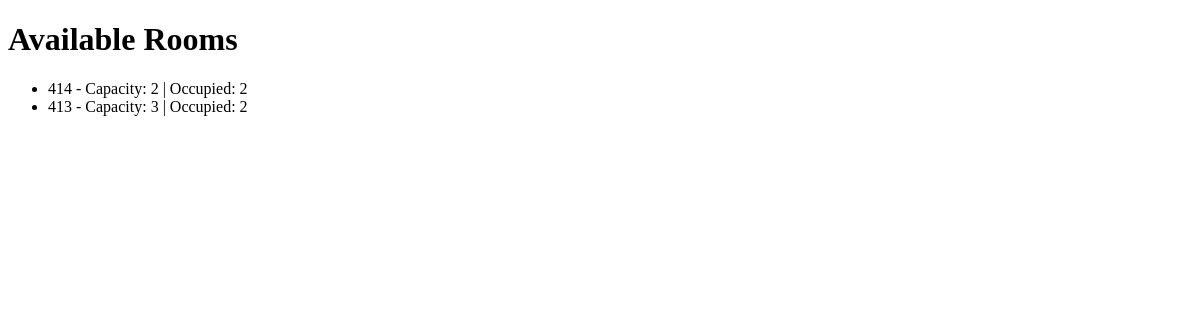
The app's page /, older data.
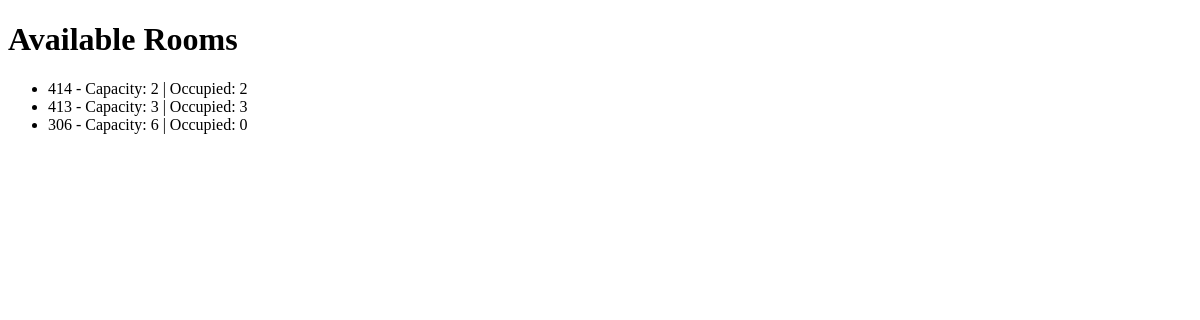
The same page, newer data.
### hostel/models.py (models this page shows, shortened)
class Room(models.Model):
    room_number = models.CharField(max_length=10, unique=True)
    capacity = models.IntegerField()
    occupied = models.IntegerField(default=0)
    issue = models.TextField(blank=True, null=True)

### hostel/views.py (the view)
# urls.py: path('', views.home, name='home'),  # Assuming you have a home view
def home(request):
    rooms = Room.objects.all()
    return render(request, 'hostel/home.html', {'rooms': rooms})

### hostel/templates/hostel/home.html (shortened to what this page needs)
<!DOCTYPE html>
<html>
<head>
</head>
<body>
    <h1>Available Rooms</h1>
    <ul>
        {% for room in rooms %}
            <li>{{ room.room_number }} - Capacity: {{ room.capacity }} | Occupied: {{ room.occupied }}</li>
        {% empty %}
            <li>No rooms available.</li>
        {% endfor %}
    </ul>
</body>
</html>

Row changes from the older to the newer data that the page shows:
changed Room (number 2 of 3 on the later page): occupied "2" → "3"
added Room: room_number "306", capacity "6", occupied "0"
